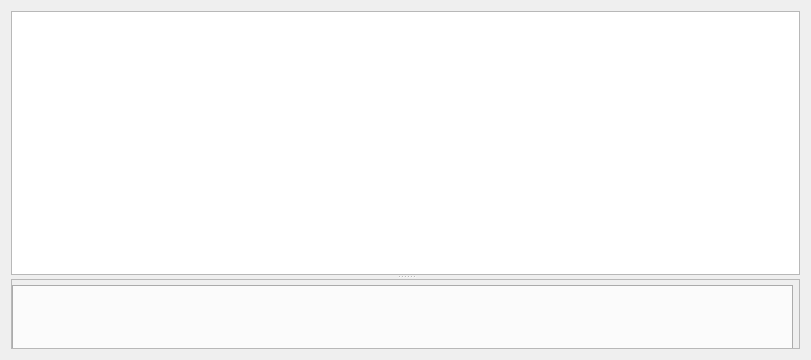
<?xml version="1.0" encoding="UTF-8"?>
<ui version="4.0">
 <class>Form</class>
 <widget class="QWidget" name="Form">
  <property name="geometry">
   <rect>
    <x>0</x>
    <y>0</y>
    <width>811</width>
    <height>360</height>
   </rect>
  </property>
  <property name="maximumSize">
   <size>
    <width>16777215</width>
    <height>2105</height>
   </size>
  </property>
  <property name="windowTitle">
   <string>Form</string>
  </property>
  <layout class="QGridLayout" name="gridLayout">
   <item row="0" column="0">
    <layout class="QGridLayout" name="resources_actions_bar"/>
   </item>
   <item row="1" column="0">
    <widget class="QSplitter" name="splitter">
     <property name="orientation">
      <enum>Qt::Vertical</enum>
     </property>
     <widget class="QTableWidget" name="resources_table">
      <property name="maximumSize">
       <size>
        <width>16777215</width>
        <height>16777215</height>
       </size>
      </property>
      <property name="editTriggers">
       <set>QAbstractItemView::NoEditTriggers</set>
      </property>
      <property name="alternatingRowColors">
       <bool>true</bool>
      </property>
      <property name="selectionBehavior">
       <enum>QAbstractItemView::SelectRows</enum>
      </property>
      <property name="sortingEnabled">
       <bool>false</bool>
      </property>
     </widget>
     <widget class="QScrollArea" name="scrollArea">
      <property name="sizePolicy">
       <sizepolicy hsizetype="Expanding" vsizetype="Expanding">
        <horstretch>0</horstretch>
        <verstretch>0</verstretch>
       </sizepolicy>
      </property>
      <property name="maximumSize">
       <size>
        <width>16777215</width>
        <height>397</height>
       </size>
      </property>
      <property name="widgetResizable">
       <bool>true</bool>
      </property>
      <widget class="QWidget" name="scrollAreaWidgetContents">
       <property name="geometry">
        <rect>
         <x>0</x>
         <y>0</y>
         <width>791</width>
         <height>68</height>
        </rect>
       </property>
       <property name="sizePolicy">
        <sizepolicy hsizetype="Expanding" vsizetype="Expanding">
         <horstretch>0</horstretch>
         <verstretch>0</verstretch>
        </sizepolicy>
       </property>
       <widget class="QWidget" name="gridLayoutWidget">
        <property name="geometry">
         <rect>
          <x>0</x>
          <y>5</y>
          <width>781</width>
          <height>221</height>
         </rect>
        </property>
        <layout class="QGridLayout" name="gridLayout_2">
         <item row="0" column="0">
          <widget class="QTabWidget" name="tabWidget">
           <property name="currentIndex">
            <number>-1</number>
           </property>
          </widget>
         </item>
        </layout>
       </widget>
      </widget>
     </widget>
    </widget>
   </item>
  </layout>
 </widget>
 <resources/>
 <connections/>
</ui>
